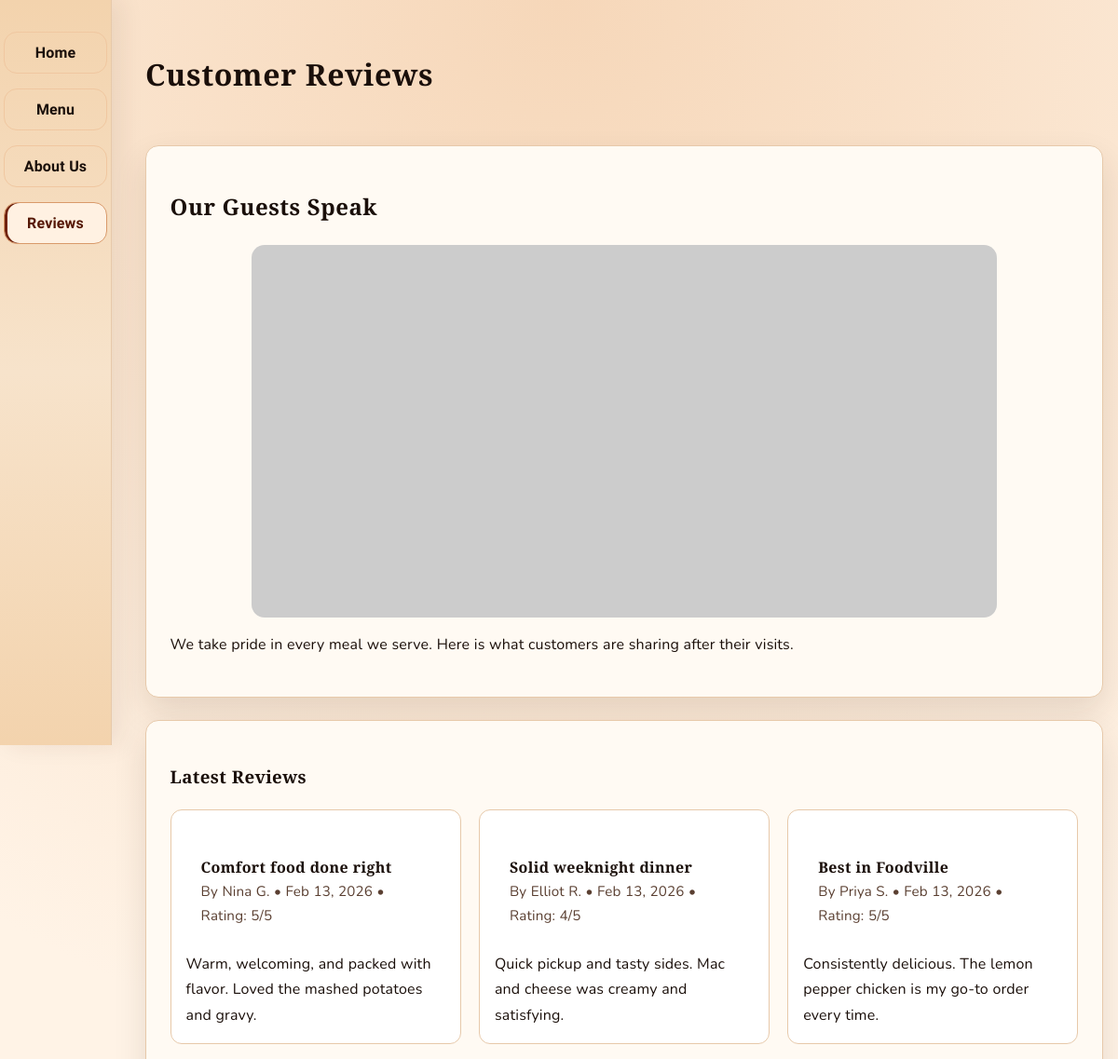
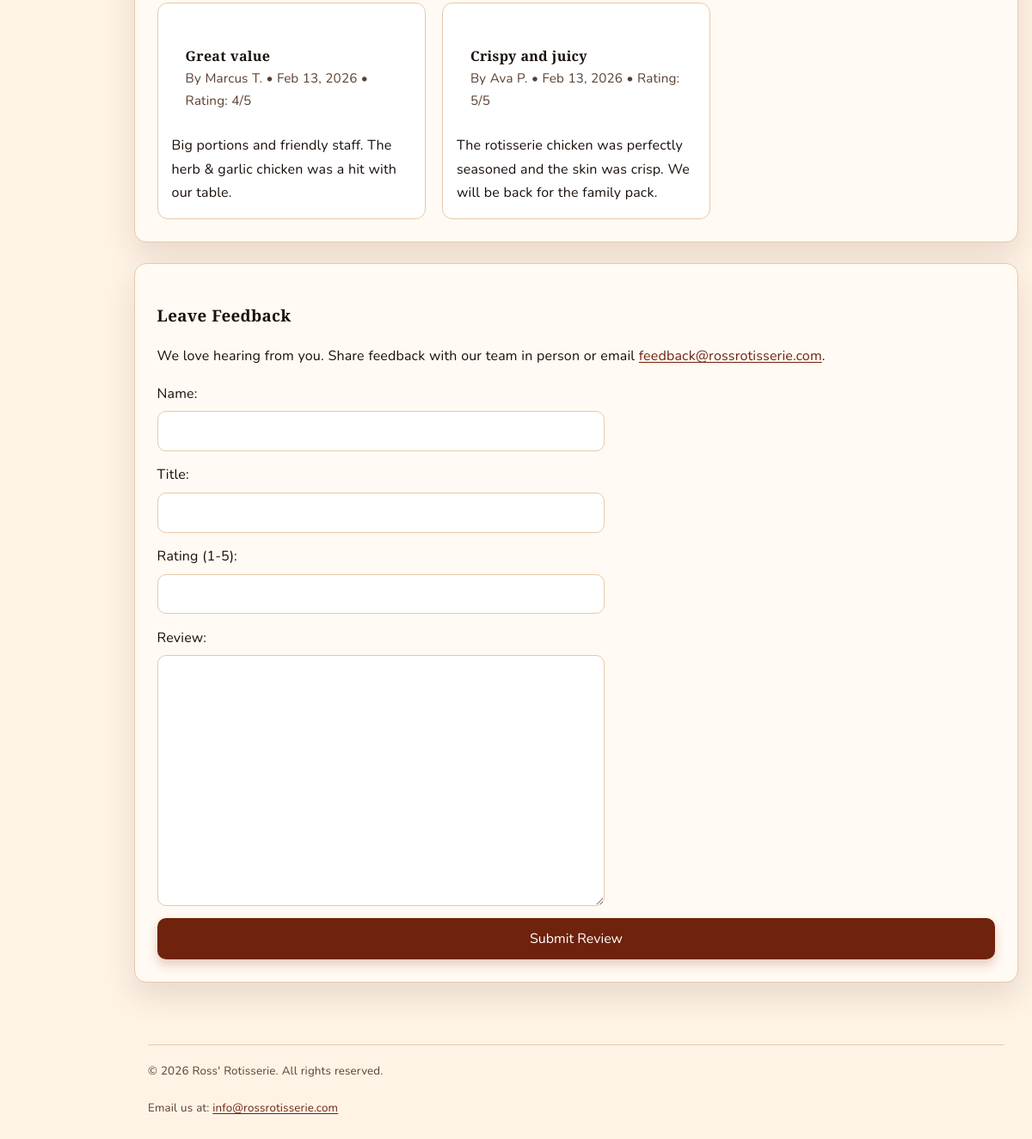
The app's page /reviews/ with its own data (2 pictures, top to bottom).
### core/models.py (models this page shows, shortened)
class Review(models.Model):
    name = models.CharField(max_length=80)
    title = models.CharField(max_length=120)
    rating = models.PositiveSmallIntegerField(
        validators=[MinValueValidator(1), MaxValueValidator(5)]
    )
    body = models.TextField()
    created_at = models.DateTimeField(auto_now_add=True)
    class Meta:
        ordering = ["-created_at"]

### core/views.py (the view)
# urls.py: path("reviews/", views.reviews, name="reviews"),
def reviews(request):
    if request.method == "POST":
        form = ReviewForm(request.POST)
        if form.is_valid():
            form.save()
            return redirect("reviews")
    else:
        form = ReviewForm()
    return render(
        request,
        "reviews.html",
        {"reviews": Review.objects.all(), "form": form},
    )

### core/forms.py
class ReviewForm(forms.ModelForm):
    rating = forms.IntegerField(min_value=1, max_value=5)
    class Meta:
        model = Review
        fields = ["name", "title", "rating", "body"]

### templates/reviews.html (shortened to what this page needs)
{% extends "base.html" %}
{% block page_heading %}Customer Reviews{% endblock %}
{% block content %}
<section class="card hero">
    <h2>Our Guests Speak</h2>
    <img src="https://picsum.photos/800/400?random=8" alt="Happy customers at Ross' Rotisserie" width="800" height="400" loading="lazy">
    <p>We take pride in every meal we serve. Here is what customers are sharing after their visits.</p>
</section>
<section class="card full">
    <h3>Latest Reviews</h3>
    {% if reviews %}
        <div class="reviews-grid">
            {% for review in reviews %}
                <article class="review-card">
                    <header>
                        <h4>{{ review.title }}</h4>
                        <p class="review-meta">By {{ review.name }} • {{ review.created_at|date:"M d, Y" }} • Rating: {{ review.rating }}/5</p>
                    </header>
                    <p>{{ review.body }}</p>
                </article>
            {% endfor %}
        </div>
    {% else %}
        <p>We do not have any reviews yet. Check back soon or add one through the admin dashboard.</p>
    {% endif %}
</section>
<section class="card">
    <h3>Leave Feedback</h3>
    <p>We love hearing from you. Share feedback with our team in person or email <a href="mailto:feedback@rossrotisserie.com">feedback@rossrotisserie.com</a>.</p>
    <form action="" method="post">
        <div class="form-field">
            <label for="{{ form.name.id_for_label }}">Name:</label>
            {{ form.name }}
        </div>
        <div class="form-field">
            <label for="{{ form.title.id_for_label }}">Title:</label>
            {{ form.title }}
        </div>
        <div class="form-field">
            <label for="{{ form.rating.id_for_label }}">Rating (1-5):</label>
            {{ form.rating }}
        </div>
        <div class="form-field">
            <label for="{{ form.body.id_for_label }}">Review:</label>
            {{ form.body }}
        </div>
        <button type="submit">Submit Review</button>
    </form>
</section>
{% endblock %}

### static/styles.css (style rules this page uses)
:root { color-scheme: light; --bg: #fff3e6; --bg-accent: #f6d7b9; --text: #1a0f0a; --accent: #6f220c; --accent-dark: #551806; --muted: #5a3f31; --card: #fffaf3; --border: #e7c9aa; --radius: 14px; --max-width: 1100px; --nav-width: 120px; --shadow: 0 16px 35px rgba(60, 33, 20, 0.12); --font-body: "Nunito", "Segoe UI", "Helvetica Neue", Arial, sans-serif; --font-heading: "Bree Serif", "Georgia", "Times New Roman", serif; --font-accent: "Kalam", "Trebuchet MS", cursive; }
* { box-sizing: border-box; }
body { margin: 0; font-family: var(--font-body); color: var(--text); background: radial-gradient(circle at top, var(--bg-accent), var(--bg) 45%); line-height: 1.7; font-size: 1rem; letter-spacing: 0.01em; word-spacing: 0.02em; padding-left: calc(var(--nav-width) + 20px); }
img { max-width: 100%; height: auto; border-radius: var(--radius); display: block; margin: 0 auto; }
a { color: var(--accent); text-decoration: underline; text-underline-offset: 0.15em; }
header, main, footer { width: min(100% - 2rem, var(--max-width)); margin: 0 auto; }
header { padding: 2rem 0 1rem; }
h1, h2, h3, h4, h5, h6 { font-family: var(--font-heading); letter-spacing: 0.02em; }
main > .card { flex: 1 1 320px; }
main > .hero, main > .full { flex: 1 1 100%; }
.card { background: var(--card); border: 1px solid var(--border); border-radius: var(--radius); padding: 1.6rem; box-shadow: var(--shadow); }
.reviews-grid { display: grid; grid-template-columns: repeat(auto-fit, minmax(240px, 1fr)); gap: 1.2rem; margin-top: 1rem; }
.review-card { background: #fff; border: 1px solid var(--border); border-radius: calc(var(--radius) - 2px); padding: 1rem; display: flex; flex-direction: column; gap: 0.6rem; }
.review-card h4, .review-card p { margin: 0; }
.review-meta { color: var(--muted); font-size: 0.95rem; }
form input, form select, form textarea, form button { font: inherit; }
form { display: flex; flex-direction: column; gap: 0.9rem; }
.form-field { display: flex; flex-direction: column; gap: 0.4rem; }
form input, form select, form textarea { width: min(100%, 520px); padding: 0.55rem 0.75rem; border: 1px solid var(--border); border-radius: 10px; background: #fff; min-height: 44px; }
button, input[type="submit"], input[type="reset"] { background: var(--accent); color: #fff; border: none; padding: 0.65rem 1.05rem; border-radius: 10px; cursor: pointer; box-shadow: 0 6px 12px rgba(154, 61, 28, 0.25); min-height: 44px; font-size: 1.2rem; line-height: 1.1; display: inline-flex; align-items: center; justify-content: center; text-align: center; }

### records on screen
Review: title "Comfort food done right", name "Nina G.", created_at "Feb 13, 2026", rating "5", body "Warm, welcoming, and packed with flavor. Loved the mashed potatoes and gravy."
Review: title "Solid weeknight dinner", name "Elliot R.", created_at "Feb 13, 2026", rating "4", body "Quick pickup and tasty sides. Mac and cheese was creamy and satisfying."
Review: title "Best in Foodville", name "Priya S.", created_at "Feb 13, 2026", rating "5", body "Consistently delicious. The lemon pepper chicken is my go-to order every time."
Review: title "Great value", name "Marcus T.", created_at "Feb 13, 2026", rating "4", body "Big portions and friendly staff. The herb & garlic chicken was a hit with our table."
Review: title "Crispy and juicy", name "Ava P.", created_at "Feb 13, 2026", rating "5", body "The rotisserie chicken was perfectly seasoned and the skin was crisp. We will be back for the family pack."
